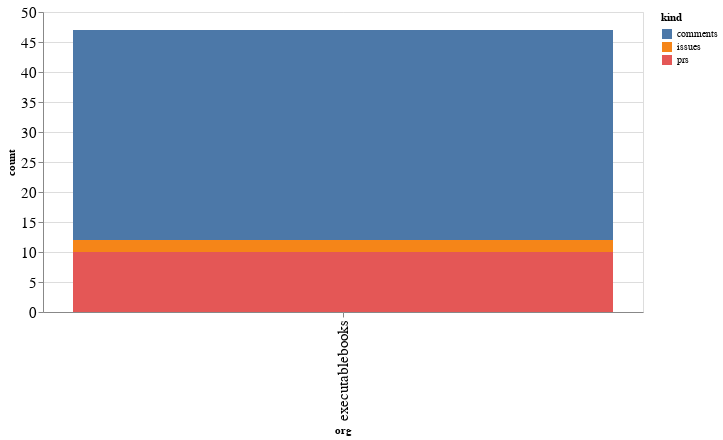

Here is the notebook cell this chart was saved with:
### Code cell
alt.Chart(org_summaries, width=600).mark_bar().encode(
    x='org',
    y='count',
    color='kind',
    tooltip="org"
)

### Figure 1 — Vega-Lite specification as saved in the notebook (floating-point values rounded to 4 significant figures)
{"config": {"axisLeft": {"labelFontSize": 15}, "axisBottom": {"labelFontSize": 15}}, "data": {"name": "data-f50c017cb040f00fa61c8dacc3c1732a"}, "mark": "bar", "encoding": {"color": {"type": "nominal", "field": "kind"}, "tooltip": {"type": "nominal", "field": "org"}, "x": {"type": "nominal", "field": "org"}, "y": {"type": "quantitative", "field": "count"}}, "width": 600, "$schema": "https://vega.github.io/schema/vega-lite/v4.8.1.json", "datasets": {"data-f50c017cb040f00fa61c8dacc3c1732a": [{"org": "executablebooks", "kind": "comments", "count": 35}, {"org": "executablebooks", "kind": "issues", "count": 2}, {"org": "executablebooks", "kind": "prs", "count": 10}]}}
